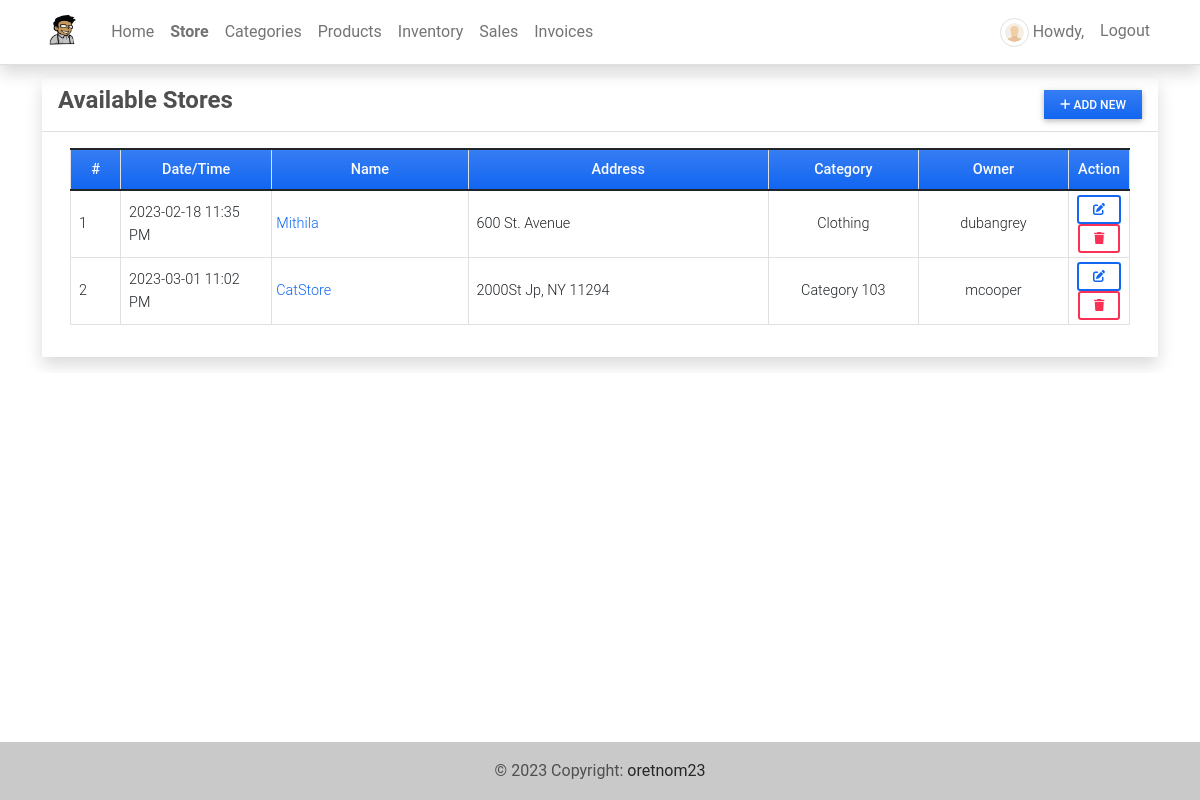
/store (signed in), run on an earlier commit of the app's database.
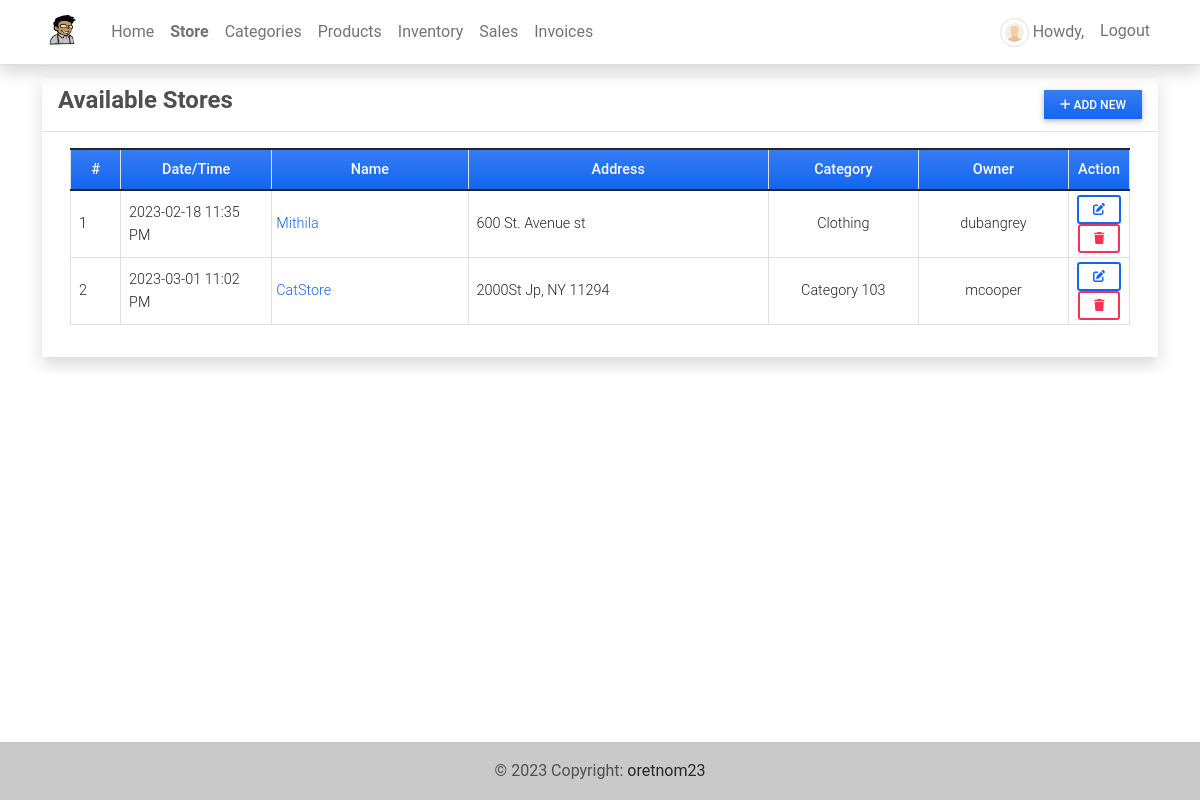
And on a later commit of the database.
### imsApp/models.py (models this page shows, shortened)
class Store(models.Model):
    name = models.CharField(max_length=250)
    address = models.TextField()
    category = models.ForeignKey(Category, on_delete=models.CASCADE)
    products = models.ManyToManyField(Product, through='StoreProduct')
    date_created = models.DateTimeField(default=timezone.now)
    date_updated = models.DateTimeField(auto_now=True)
    owner = models.OneToOneField(User, default=1,on_delete=models.CASCADE ,blank=True, null=True)

class Category(models.Model):
    name = models.CharField(max_length=250)
    description = models.TextField()
    status = models.CharField(max_length=2, choices=(('1','Active'),('2','Inactive')), default=1)
    date_created = models.DateTimeField(default=timezone.now)
    date_updated = models.DateTimeField(auto_now=True)
    def __str__(self):
        return self.name

### imsApp/auth.py (the view)
    def wrapper_function(request,*args,**kwargs):
        if request.user.is_superuser:
            return view_function(request,*args,**kwargs)
        else:
            return redirect('home-page')

### imsApp/auth.py (called while the page is built)
def admin_only(view_function):
    def wrapper_function(request,*args,**kwargs):
        if request.user.is_superuser:
            return view_function(request,*args,**kwargs)
        else:
            return redirect('home-page')
    return wrapper_function

### imsApp/views.py (called while the page is built)
@admin_only
@login_required
def store_mgt(request):
    context['page_title'] = "Store"
    stores = Store.objects.all()
    context['stores'] = stores
    return render(request, 'store_mgt.html', context)

### imsApp/templates/store_mgt.html (shortened to what this page needs)
{% extends 'base.html' %} {% block pageContent %}
<div class="col-lg-12 col-md-12 col-sm-12 col-xs-12">
    <div class="card card-default rounded-0 shadow ">
        <div class="card-header">
            <div class="d-flex w-100 align-items-center justify-content-between">
                <h4 class="card-title fw-bold">Available Stores</h4>
                <div class="tools">
                    <button type="button" class="btn btn-primary rounded-0 bg-gradient btn-sm" id='add_new'><i class="fa fa-plus"></i> Add New</button>
                </div>
            </div>
        </div>
        <div class="card-body">
            <div class="container-fluid">
                <table class="table table-bordered" id="category-list">
                    <colgroup>
                        <col width="5%">
                        <col width="15%">
                        <col width="20%">
                        <col width="30%">
                        <col width="15%">
                        <col width="15%">
                    </colgroup>
                    <thead>
                        <tr class="bg-gradient bg-primary bg-opacity-50 text-light">
                            <th class="px-2 py-2 text-center">#</th>
                            <th class="px-2 py-2 text-center">Date/Time</th>
                            <th class="px-2 py-2 text-center">Name</th>
                            <th class="px-2 py-2 text-center">Address</th>
                            <th class="px-2 py-2 text-center">Category</th>
                            <th class="px-2 py-2 text-center">Owner</th>
                            <th class="px-2 py-2 text-center">Action</th>
                        </tr>
                    </thead>
                    <tbody>
                        {% for store in stores %}
                        <tr>
                            <td class="px-2 py-1 align-middle">{{ forloop.counter }}</td>
                            <td class="px-2 py-1 align-middle">{{ store.date_created|date:"Y-m-d h:i A" }}</td>
                            <td class="px-1 py-1 align-middle"><a href="{% url 'store-detail' store.id %}">{{ store.name }}</a></td>
                            <td class="px-2 py-1 align-middle">
                                <p class="m-0 text-truncate">{{ store.address }}</p>
                            </td>
                            <td class="px-1 py-1 align-middle text-center">
                                {{ store.category }}
                            </td>
                            <td class="px-1 py-1 align-middle text-center">
                                {{ store.owner }}
                            </td>
                            <td class="px-2 py-1 align-middle text-center">
                                <a class="btn btn-outline-primary btn-sm edit-data" href="javascript:void(0)" data-id="{{ store.pk }}" title="Edit">
                                    <i class="fa fa-edit"></i>
                                </a>
                                <button class="btn btn-outline-danger btn-sm delete-data" type="button" data-id="{{ store.pk }}" title="Delete">
                                    <i class="fa fa-trash"></i>
                                </button>
                            </td>
                        </tr>
                        {% endfor %}
                    </tbody>
                </table>
            </div>
        </div>
    </div>
</div>
{% endblock pageContent %}

What changed in the data, as far as the page shows it:
changed Store "Mithila": address "600 St. Avenue" → "600 St. Avenue st"
